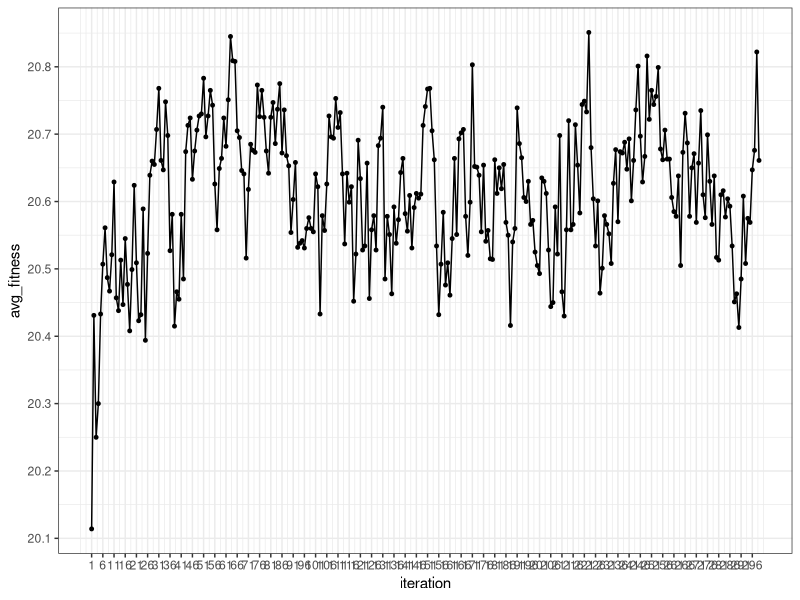

This figure's R source:
library(tidyverse)

# calculate fitness (number of non-attacking pairs) of a board
calcFitness = function(x){
  idx = c(1:length(x))
  non_att_pairs = choose(length(x),2)
  for(i in 1:(length(x)-1)){
    for(k in (i+1):length(x)){
      # check horizontally
      if(x[k]==x[i]){ 
        non_att_pairs = non_att_pairs - 1
      }
      # check diagonally
      if((k-i)==abs(x[k]-x[i])){
        non_att_pairs = non_att_pairs - 1
      }
    }
  }
  return(non_att_pairs)
}

# view board in matrix form
viewBoard = function(x){
  ridx = x
  cidx = 1:length(x)
  board = matrix(rep(' ',length(x)^2),nrow=length(x))
  for(i in cidx) {
    board[ridx[i],i] = 'X'
  }
  return(board)
}


# initialize population
# members: # of members in the population, size: board size
iniPopulation = function(members,size){
  pop = list()
  for(i in 1:members){
    pop[[i]] = sample(1:size,size,replace=T)
  }
  return(pop)
}

# get mutated
getMutated = function(x){
  mut_loc = sample(1:length(x),1)
  x[mut_loc] = sample(1:length(x),1)
  return(x)
}

# set up parameters for run
PopulationSize = 1000
BoardSize = 8
numPairs = choose(BoardSize,2) # total number of pairs
population = iniPopulation(PopulationSize,BoardSize) # initialize population
population0 = population
mutationProb = 0.5 # mutation probability
NumIterations = 500 # max number of generation
idx = NULL # used to check if fitness reaches maximum value aka no attacking pairs
final = NULL # final board

# some fitness statistics
avg_fitness = NULL 
q25_fitness = NULL
q75_fitness = NULL

for (iter in 1:NumIterations) {
  
  print(paste0('----iter: ',iter))
  newPopSize = 0
  newPop = list()
  
  fitness = lapply(population,calcFitness) # get fitness scores
  probSelection = as.double(fitness) / sum(unlist(fitness)) # get probabilities to select parents to breed
  
  avg_fitness = c(avg_fitness,mean(unlist(fitness))) # avg fitness for this generation
  #q25_fitness = c(q25_fitness,quantile(unlist(fitness),0.25))
  #q75_fitness = c(q75_fitness,quantile(unlist(fitness),0.75))
  
  while(newPopSize<PopulationSize){
    
    # get the first board in this generation that reaches max possible finess score C(board_size,2)
    if(sum(fitness==numPairs)>0){
      idx = which(fitness==numPairs)[1]
      final = population[[idx]]
      print('Solution Found!!!')
      break
    }
    
    # select parents using weighted probabilities calculated from fitness scores
    pars = sample(1:PopulationSize,size=2,prob=probSelection)
    par1 = population[[pars[1]]]
    par2 = population[[pars[2]]]
    
    # crossover 
    cutoff = sample(2:(BoardSize-1),1)
    
    # children
    chd1 = c(par1[1:cutoff],par2[(cutoff+1):BoardSize])
    if(runif(1)>=mutationProb) chd1 = getMutated(chd1) # mutate gene if passes mutation threshold
    newPopSize = newPopSize + 1
    newPop[[newPopSize]] = chd1
    
    chd2 = c(par2[1:cutoff],par1[(cutoff+1):BoardSize])  
    if(runif(1)>=mutationProb) chd2 = getMutated(chd2) # mutate gene if passes mutation threshold
    newPopSize = newPopSize + 1
    newPop[[newPopSize]] = chd2
  }
  if(!is.null(idx)) break
  population = newPop
}

# final board (if exists)
print(final)
if(!is.null(final)) viewBoard(final)

plotData = tibble(iteration=1:iter,
                  avg_fitness=avg_fitness#,
                  #q25_fitness=q25_fitness,
                  #q75_fitness=q75_fitness
                  )

# plot of average fitness scores across generations
ggplot(plotData) + 
  geom_path(aes(x=iteration,y=avg_fitness),size=0.5,color='black') +
  geom_point(aes(x=iteration,y=avg_fitness),size=1,color='black') + 
  scale_x_continuous(breaks=seq(1,iter,5)) + 
  scale_y_continuous(breaks=seq(choose(BoardSize,2)/2,choose(BoardSize,2),0.1)) + 
  theme_bw()

# example of several first generation boards
viewBoard(population0[[1]])
viewBoard(population0[[2]])
viewBoard(population0[[3]])

# example of several last generation boards
viewBoard(population[[1]])
viewBoard(population[[2]])
viewBoard(population[[3]])

# board that attains max possible fitness score
viewBoard(final)
